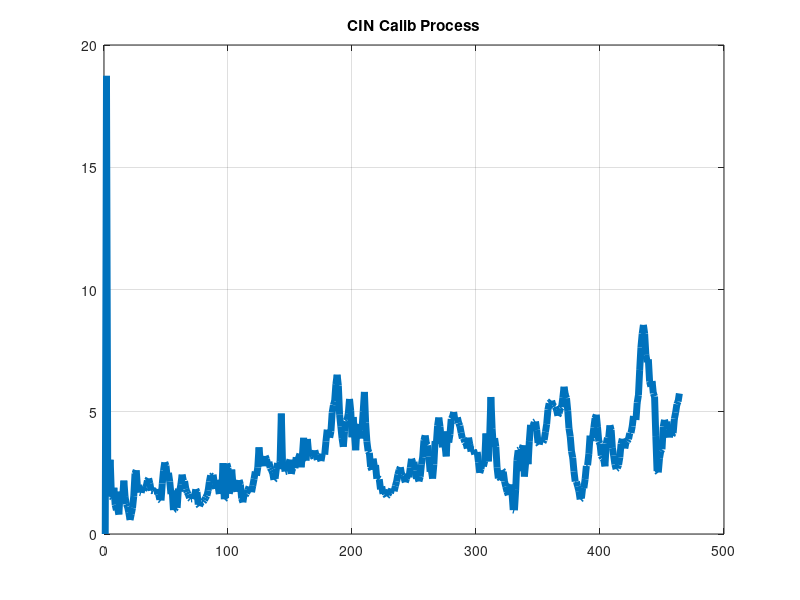

Write MATLAB code to recreate this figure.
data_cincalib_process = csvread('reprojection_error.csv'); 
%data_cincalib_validation = csvread('reprojection_error_validation.csv'); 
figure(1)
plot(data_cincalib_process, 'linewidth', 5);
%hold on;
%plot(data_cincalib_validation, 'linewidth', 3);
hold off;
grid;
title('CIN Calib Process');
%legend('Cin Calib Process', 'Cin Calib Validation');